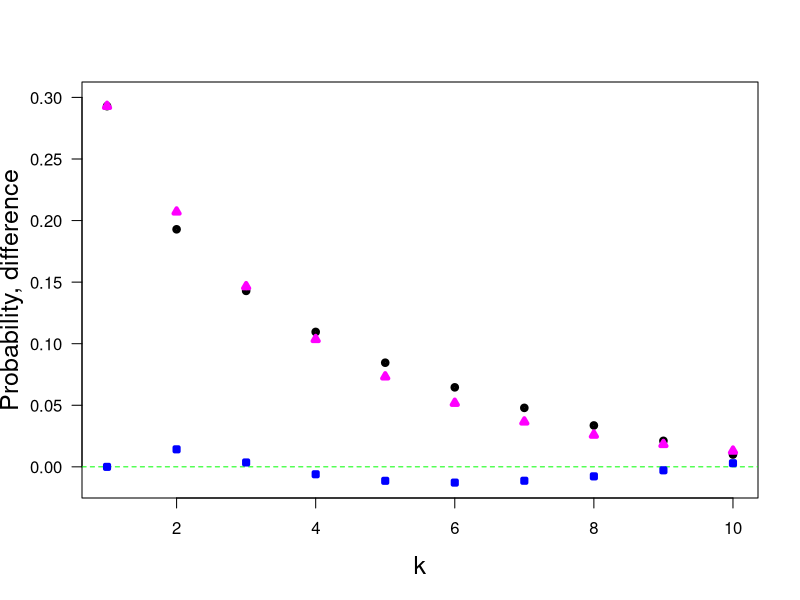

Source code (R):
print('file: SolutionBrokenStickGeometric.R')
# EXERCISE & SOLUTION: broken stick vs. geometric distribution
n = 10; karr = seq(1,n); pk = seq(1,n); kinv = 1/karr;
for(k in 1:n) pk[k]=sum(kinv[k:n])/n
# geometric: h = probability of success in single trial
h = pk[1]; print(c(round(h,4),'h'))
k2 = seq(1,100) # number of trials until first success
pgeo = dgeom(k2-1,h)
di = pgeo[1:n]-pk
# png('BrokenStickGeo200830.png',width=16,height=16,units='cm',res=300)
plot(karr,pk,type='p',lwd=4,col='black',xlab='k',
     ylab='Probability, difference',las=1,cex=0.6,ylim=c(min(di),0.3),cex.lab=1.5)
points(k2,pgeo,lwd=4,col='magenta',cex=0.6,pch=24)
abline(h=0,col='green',lty=2)
points(karr,di,col='blue',lwd=4,cex=0.6,pch=22)
# dev.off()
